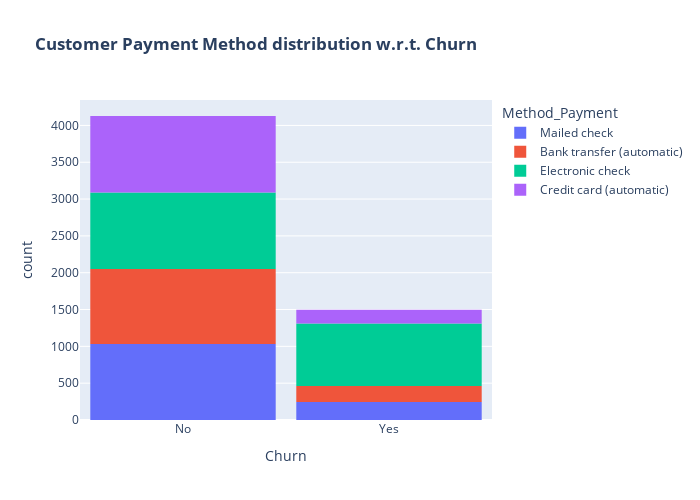

Notebook source saved alongside this figure:
### Code cell
fig = px.histogram(data, x="Churn", color="Method_Payment", title="<b>Customer Payment Method distribution w.r.t. Churn</b>")
fig.update_layout(width=700, height=500, bargap=0.1)
fig.show()

### Figure 1 — Plotly figure (JSON) as saved in the notebook; plotly's stock layout.template omitted (floating-point values rounded to 4 significant figures; data arrays with more than 128 entries replaced by an {"elided": "..."} marker saying what was removed)
{"data": [{"alignmentgroup": "True", "bingroup": "x", "hovertemplate": "Method_Payment=Mailed check<br>Churn=%{x}<br>count=%{y}<extra></extra>", "legendgroup": "Mailed check", "marker": {"color": "#636efa", "pattern": {"shape": ""}}, "name": "Mailed check", "offsetgroup": "Mailed check", "orientation": "v", "showlegend": true, "type": "histogram", "x": {"elided": "1275 str values"}, "xaxis": "x", "yaxis": "y"}, {"alignmentgroup": "True", "bingroup": "x", "hovertemplate": "Method_Payment=Bank transfer (automatic)<br>Churn=%{x}<br>count=%{y}<extra></extra>", "legendgroup": "Bank transfer (automatic)", "marker": {"color": "#EF553B", "pattern": {"shape": ""}}, "name": "Bank transfer (automatic)", "offsetgroup": "Bank transfer (automatic)", "orientation": "v", "showlegend": true, "type": "histogram", "x": {"elided": "1236 str values"}, "xaxis": "x", "yaxis": "y"}, {"alignmentgroup": "True", "bingroup": "x", "hovertemplate": "Method_Payment=Electronic check<br>Churn=%{x}<br>count=%{y}<extra></extra>", "legendgroup": "Electronic check", "marker": {"color": "#00cc96", "pattern": {"shape": ""}}, "name": "Electronic check", "offsetgroup": "Electronic check", "orientation": "v", "showlegend": true, "type": "histogram", "x": {"elided": "1887 str values"}, "xaxis": "x", "yaxis": "y"}, {"alignmentgroup": "True", "bingroup": "x", "hovertemplate": "Method_Payment=Credit card (automatic)<br>Churn=%{x}<br>count=%{y}<extra></extra>", "legendgroup": "Credit card (automatic)", "marker": {"color": "#ab63fa", "pattern": {"shape": ""}}, "name": "Credit card (automatic)", "offsetgroup": "Credit card (automatic)", "orientation": "v", "showlegend": true, "type": "histogram", "x": {"elided": "1226 str values"}, "xaxis": "x", "yaxis": "y"}], "layout": {"bargap": 0.1, "barmode": "relative", "height": 500, "legend": {"title": {"text": "Method_Payment"}, "tracegroupgap": 0}, "title": {"text": "<b>Customer Payment Method distribution w.r.t. Churn</b>"}, "width": 700, "xaxis": {"anchor": "y", "domain": [0, 1], "title": {"text": "Churn"}}, "yaxis": {"anchor": "x", "domain": [0, 1], "title": {"text": "count"}}}}
